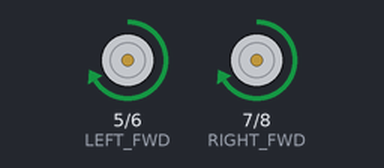
Recording of a sketch running on a simulated Arduino Uno, built with avr-gcc and run on an emulated ATmega328P. Shown: motor-driver pin pairs drawn as motors (green arrow = first pin HIGH = forward, orange = second pin HIGH = backward, longer = more drive, scaled by the enable pin).

Above: at 1.0 s.
At 5.0 s:
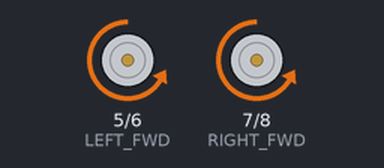
At 7.0 s:
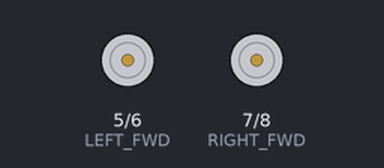
Timing chart, 0 to 10.4 s (numbered marks = the images above):
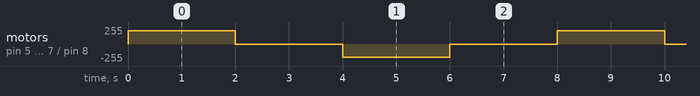

Measured:
- by itself, motor on pin 5 (LEFT_FWD) / pin 6 (LEFT_BWD), motor on pin 7 (RIGHT_FWD) / pin 8 (RIGHT_BWD): repeats every 8.0 s: stopped 2.0 s, backward 200/255 2.0 s, stopped 2.0 s, forward 200/255 2.0 s

The sketch:

MotorShield.ino
```cpp
#define LEFT_FWD 5
#define LEFT_BWD 6
#define RIGHT_FWD 7
#define RIGHT_BWD 8
#define LEFT_SPEED 9
#define RIGHT_SPEED 10

void setup()
{
  // Init motor pins
    for(int i = 0; i<5; i++)
      pinMode(i + 5, OUTPUT);

  analogWrite(LEFT_SPEED, 200);
  analogWrite(RIGHT_SPEED, 200);

}


void loop()
{
  digitalWrite(LEFT_FWD, HIGH);
  digitalWrite(RIGHT_FWD, HIGH);
  delay(2000);

  digitalWrite(LEFT_FWD, LOW);
  digitalWrite(RIGHT_FWD, LOW);
  delay(2000);

  digitalWrite(LEFT_BWD, HIGH);
  digitalWrite(RIGHT_BWD, HIGH);
  delay(2000);

  digitalWrite(LEFT_BWD, LOW);
  digitalWrite(RIGHT_BWD, LOW);
  delay(2000);
}
```
